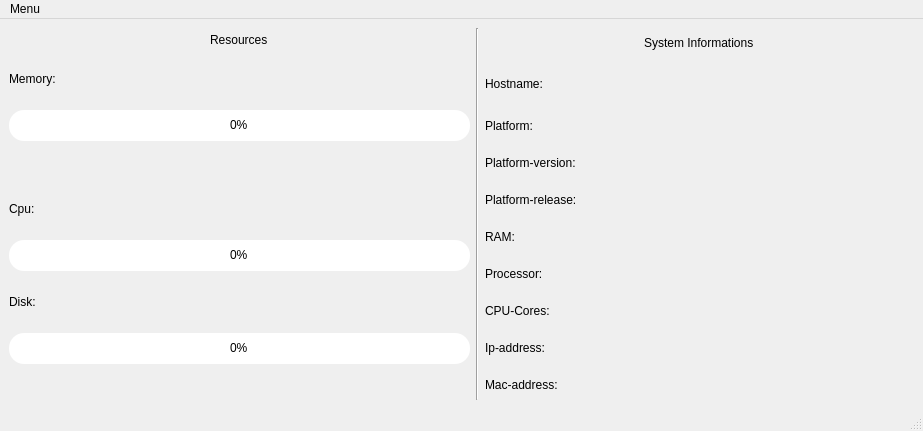
<?xml version="1.0" encoding="UTF-8"?>
<ui version="4.0">
 <class>MainWindow</class>
 <widget class="QMainWindow" name="MainWindow">
  <property name="geometry">
   <rect>
    <x>0</x>
    <y>0</y>
    <width>923</width>
    <height>431</height>
   </rect>
  </property>
  <property name="windowTitle">
   <string>SystemMonitor 1.0</string>
  </property>
  <property name="styleSheet">
   <string notr="true">#RamProgressBar {
    text-align: center;
}
#RamProgressBar::chunk {
    background-color: #3498db;
}
#CpuProgressBar {
    text-align: center;
}
#CpuProgressBar::chunk {
    background-color: #2ecc71;
}
#DiskProgressBar {
    text-align: center;
}
#DiskProgressBar::chunk {
   background-color: #9b59b6;
}
QProgressBar
{
border: solid grey;
border-radius: 15px;
color: black;
}
QProgressBar::chunk
{
border-radius :15px;
}
</string>
  </property>
  <widget class="QWidget" name="centralwidget">
   <layout class="QHBoxLayout" name="horizontalLayout">
    <item>
     <layout class="QVBoxLayout" name="verticalLayout">
      <property name="spacing">
       <number>6</number>
      </property>
      <item alignment="Qt::AlignHCenter">
       <widget class="QLabel" name="label_5">
        <property name="sizePolicy">
         <sizepolicy hsizetype="Minimum" vsizetype="Minimum">
          <horstretch>0</horstretch>
          <verstretch>0</verstretch>
         </sizepolicy>
        </property>
        <property name="minimumSize">
         <size>
          <width>10</width>
          <height>20</height>
         </size>
        </property>
        <property name="maximumSize">
         <size>
          <width>65</width>
          <height>15</height>
         </size>
        </property>
        <property name="text">
         <string>Resources</string>
        </property>
       </widget>
      </item>
      <item>
       <widget class="QLabel" name="label">
        <property name="sizePolicy">
         <sizepolicy hsizetype="Minimum" vsizetype="Minimum">
          <horstretch>0</horstretch>
          <verstretch>0</verstretch>
         </sizepolicy>
        </property>
        <property name="minimumSize">
         <size>
          <width>60</width>
          <height>50</height>
         </size>
        </property>
        <property name="maximumSize">
         <size>
          <width>60</width>
          <height>50</height>
         </size>
        </property>
        <property name="text">
         <string>Memory:</string>
        </property>
       </widget>
      </item>
      <item>
       <widget class="QProgressBar" name="RamProgressBar">
        <property name="sizePolicy">
         <sizepolicy hsizetype="Minimum" vsizetype="Minimum">
          <horstretch>0</horstretch>
          <verstretch>0</verstretch>
         </sizepolicy>
        </property>
        <property name="minimumSize">
         <size>
          <width>461</width>
          <height>31</height>
         </size>
        </property>
        <property name="maximumSize">
         <size>
          <width>461</width>
          <height>31</height>
         </size>
        </property>
        <property name="value">
         <number>0</number>
        </property>
        <property name="orientation">
         <enum>Qt::Horizontal</enum>
        </property>
       </widget>
      </item>
      <item>
       <widget class="QLabel" name="ram_info">
        <property name="text">
         <string/>
        </property>
       </widget>
      </item>
      <item>
       <widget class="QLabel" name="label_2">
        <property name="sizePolicy">
         <sizepolicy hsizetype="Minimum" vsizetype="Minimum">
          <horstretch>0</horstretch>
          <verstretch>0</verstretch>
         </sizepolicy>
        </property>
        <property name="minimumSize">
         <size>
          <width>60</width>
          <height>50</height>
         </size>
        </property>
        <property name="maximumSize">
         <size>
          <width>60</width>
          <height>50</height>
         </size>
        </property>
        <property name="text">
         <string>Cpu:</string>
        </property>
       </widget>
      </item>
      <item>
       <widget class="QProgressBar" name="CpuProgressBar">
        <property name="sizePolicy">
         <sizepolicy hsizetype="Minimum" vsizetype="Minimum">
          <horstretch>0</horstretch>
          <verstretch>0</verstretch>
         </sizepolicy>
        </property>
        <property name="minimumSize">
         <size>
          <width>461</width>
          <height>31</height>
         </size>
        </property>
        <property name="maximumSize">
         <size>
          <width>461</width>
          <height>31</height>
         </size>
        </property>
        <property name="value">
         <number>0</number>
        </property>
       </widget>
      </item>
      <item>
       <widget class="QLabel" name="label_3">
        <property name="sizePolicy">
         <sizepolicy hsizetype="Minimum" vsizetype="Minimum">
          <horstretch>0</horstretch>
          <verstretch>0</verstretch>
         </sizepolicy>
        </property>
        <property name="minimumSize">
         <size>
          <width>60</width>
          <height>50</height>
         </size>
        </property>
        <property name="maximumSize">
         <size>
          <width>60</width>
          <height>50</height>
         </size>
        </property>
        <property name="text">
         <string>Disk:</string>
        </property>
       </widget>
      </item>
      <item>
       <widget class="QProgressBar" name="DiskProgressBar">
        <property name="sizePolicy">
         <sizepolicy hsizetype="Minimum" vsizetype="Minimum">
          <horstretch>0</horstretch>
          <verstretch>0</verstretch>
         </sizepolicy>
        </property>
        <property name="minimumSize">
         <size>
          <width>461</width>
          <height>31</height>
         </size>
        </property>
        <property name="maximumSize">
         <size>
          <width>461</width>
          <height>31</height>
         </size>
        </property>
        <property name="value">
         <number>0</number>
        </property>
        <property name="orientation">
         <enum>Qt::Horizontal</enum>
        </property>
       </widget>
      </item>
      <item>
       <widget class="QLabel" name="diskinfo">
        <property name="text">
         <string/>
        </property>
       </widget>
      </item>
     </layout>
    </item>
    <item>
     <widget class="Line" name="line">
      <property name="orientation">
       <enum>Qt::Vertical</enum>
      </property>
     </widget>
    </item>
    <item>
     <layout class="QVBoxLayout" name="verticalLayout_2">
      <item alignment="Qt::AlignHCenter">
       <widget class="QLabel" name="label_4">
        <property name="text">
         <string>System Informations</string>
        </property>
       </widget>
      </item>
      <item>
       <widget class="QLabel" name="host">
        <property name="sizePolicy">
         <sizepolicy hsizetype="Minimum" vsizetype="Minimum">
          <horstretch>0</horstretch>
          <verstretch>0</verstretch>
         </sizepolicy>
        </property>
        <property name="minimumSize">
         <size>
          <width>301</width>
          <height>40</height>
         </size>
        </property>
        <property name="text">
         <string>Hostname:</string>
        </property>
       </widget>
      </item>
      <item>
       <widget class="QLabel" name="pltf">
        <property name="sizePolicy">
         <sizepolicy hsizetype="Minimum" vsizetype="Minimum">
          <horstretch>0</horstretch>
          <verstretch>0</verstretch>
         </sizepolicy>
        </property>
        <property name="minimumSize">
         <size>
          <width>301</width>
          <height>31</height>
         </size>
        </property>
        <property name="text">
         <string>Platform:</string>
        </property>
       </widget>
      </item>
      <item>
       <widget class="QLabel" name="pltf_ver">
        <property name="sizePolicy">
         <sizepolicy hsizetype="Minimum" vsizetype="Minimum">
          <horstretch>0</horstretch>
          <verstretch>0</verstretch>
         </sizepolicy>
        </property>
        <property name="minimumSize">
         <size>
          <width>301</width>
          <height>31</height>
         </size>
        </property>
        <property name="text">
         <string>Platform-version:</string>
        </property>
       </widget>
      </item>
      <item>
       <widget class="QLabel" name="pltf_re">
        <property name="sizePolicy">
         <sizepolicy hsizetype="Minimum" vsizetype="Minimum">
          <horstretch>0</horstretch>
          <verstretch>0</verstretch>
         </sizepolicy>
        </property>
        <property name="minimumSize">
         <size>
          <width>301</width>
          <height>31</height>
         </size>
        </property>
        <property name="text">
         <string>Platform-release:</string>
        </property>
       </widget>
      </item>
      <item>
       <widget class="QLabel" name="ram">
        <property name="sizePolicy">
         <sizepolicy hsizetype="Minimum" vsizetype="Minimum">
          <horstretch>0</horstretch>
          <verstretch>0</verstretch>
         </sizepolicy>
        </property>
        <property name="minimumSize">
         <size>
          <width>301</width>
          <height>31</height>
         </size>
        </property>
        <property name="text">
         <string>RAM:</string>
        </property>
       </widget>
      </item>
      <item>
       <widget class="QLabel" name="cpu">
        <property name="sizePolicy">
         <sizepolicy hsizetype="Minimum" vsizetype="Minimum">
          <horstretch>0</horstretch>
          <verstretch>0</verstretch>
         </sizepolicy>
        </property>
        <property name="minimumSize">
         <size>
          <width>301</width>
          <height>31</height>
         </size>
        </property>
        <property name="text">
         <string>Processor:</string>
        </property>
       </widget>
      </item>
      <item>
       <widget class="QLabel" name="cpu_cores">
        <property name="sizePolicy">
         <sizepolicy hsizetype="Minimum" vsizetype="Minimum">
          <horstretch>0</horstretch>
          <verstretch>0</verstretch>
         </sizepolicy>
        </property>
        <property name="minimumSize">
         <size>
          <width>301</width>
          <height>31</height>
         </size>
        </property>
        <property name="text">
         <string>CPU-Cores:</string>
        </property>
       </widget>
      </item>
      <item>
       <widget class="QLabel" name="ip">
        <property name="sizePolicy">
         <sizepolicy hsizetype="Minimum" vsizetype="Minimum">
          <horstretch>0</horstretch>
          <verstretch>0</verstretch>
         </sizepolicy>
        </property>
        <property name="minimumSize">
         <size>
          <width>301</width>
          <height>31</height>
         </size>
        </property>
        <property name="text">
         <string>Ip-address:</string>
        </property>
       </widget>
      </item>
      <item>
       <widget class="QLabel" name="mac">
        <property name="sizePolicy">
         <sizepolicy hsizetype="Minimum" vsizetype="Minimum">
          <horstretch>0</horstretch>
          <verstretch>0</verstretch>
         </sizepolicy>
        </property>
        <property name="minimumSize">
         <size>
          <width>301</width>
          <height>31</height>
         </size>
        </property>
        <property name="text">
         <string>Mac-address:</string>
        </property>
       </widget>
      </item>
     </layout>
    </item>
   </layout>
  </widget>
  <widget class="QMenuBar" name="menubar">
   <property name="geometry">
    <rect>
     <x>0</x>
     <y>0</y>
     <width>923</width>
     <height>21</height>
    </rect>
   </property>
   <widget class="QMenu" name="menuMenu">
    <property name="title">
     <string>Menu</string>
    </property>
    <addaction name="actionAbout"/>
    <addaction name="actionExit"/>
   </widget>
   <addaction name="menuMenu"/>
  </widget>
  <widget class="QStatusBar" name="statusBar"/>
  <action name="actionAbout">
   <property name="text">
    <string>About</string>
   </property>
  </action>
  <action name="actionExit">
   <property name="text">
    <string>Exit</string>
   </property>
  </action>
 </widget>
 <resources/>
 <connections/>
</ui>
